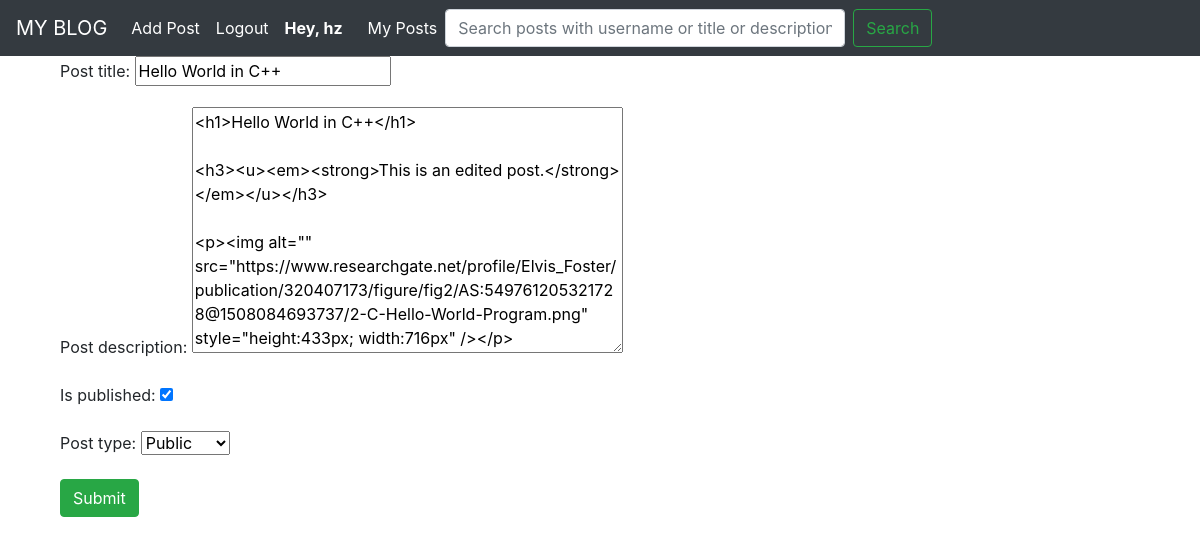
Page /edit_post/1/ (signed in) on the committed database.
### blog/models.py (models this page shows, shortened)
class Post(models.Model):
    user = models.ForeignKey(settings.AUTH_USER_MODEL, on_delete = models.CASCADE)
    post_title = models.CharField(max_length = 200,unique = True)
    post_description = RichTextUploadingField()
    is_published = models.BooleanField(default = False)
    published_date = models.DateTimeField(auto_now_add = True)
    post_type = models.CharField(choices = POST_CHOICE, max_length = 3)
    class Meta:
        db_table = 'post'

### blog/views.py (the view)
# urls.py: path('edit_post/<int:pk>/',views.edit_post_view,name='edit-post'),
@login_required
def edit_post_view(request,pk):
    post = Post.objects.get(pk=pk)
    if request.method == "POST":
        form = PostForm(request.POST,instance=post)
        if form.is_valid():
            form.save()
            post.save()
            return redirect("/")
        else:
            form = PostForm(instance = post)
    else:
        form = PostForm(instance = post)
    return render(request,'edit_post.html',context={'form':form})

### blog/forms.py
class PostForm(forms.ModelForm):
    class Meta:
        model = Post
        fields  = ['post_title','post_description','is_published','post_type']

### blog/templates/edit_post.html (shortened to what this page needs)
{% extends 'base.html' %}
{% block content %}
<form class="form-group"  method="post">
    {{form.as_p|safe}}
  <input type="submit" class="btn btn-success" name="" value="Submit">
</form>
{% endblock %}

### blog/templates/base.html (shortened to what this page needs)
<!DOCTYPE html>
<html lang="en" dir="ltr">
  <head>
    <link rel="stylesheet" href="https://maxcdn.bootstrapcdn.com/bootstrap/4.0.0/css/bootstrap.min.css">
  </head>
  <body>
    <nav class="navbar navbar-expand-lg navbar-dark bg-dark">
  <div class="collapse navbar-collapse" id="navbarTogglerDemo01">
    <a class="navbar-brand" href="/">MY BLOG</a>
    <ul class="navbar-nav mr-auto mt-2 mt-lg-0">
    {% if user.is_authenticated %}
    <li class="nav-item active">
      <a class="nav-link" href="/add/post/">Add Post</a>
    </li>
    <li class="nav-item active">
      <a class="nav-link" href="/accounts/logout/">Logout</a>
    </li>
    <li class="nav-item disabled nav-link">
    <strong style="color:white">Hey, {{user.username}}</strong>
    </li>&nbsp;&nbsp;
    <li class="nav-item active">
      <a class="nav-link" href="/my_posts/">My Posts</a>
    </li>
    <form   action="/search/" method="get" class="form-inline my-2 my-lg-0">
      <input style="width:400px" class="form-control mr-sm-2" type="text" placeholder="Search posts with username or title or description..." aria-label="Search" name="q">
      <button class="btn btn-outline-success my-2 my-sm-0" type="submit">Search</button>
    </form>
      {% endif %}
    </ul>
  </div>
</nav>
  <div class="container">
    <div class="container">
      {% block content %}
      {% endblock %}
    </div>
  </div>
  </body>
</html>

### rows in the picture
Post: post_title "Hello World in C++", post_description "<h1>Hello World in C++</h1> <h3><u><em><strong>This is an edited post.</strong></em></u></h3> <p><img alt=\"\" src=\"https://www.researchgate.net/profile/Elvis_Foster/publication/320407173/figure/fig2/AS:549761205321728@1508084693737/2-C-Hello-World-Program.png\" style=\"height:433px; width:716px\" /></p>", is_published "☑", post_type "Public"

### other values in the picture
{{ user.username }} "hz"
